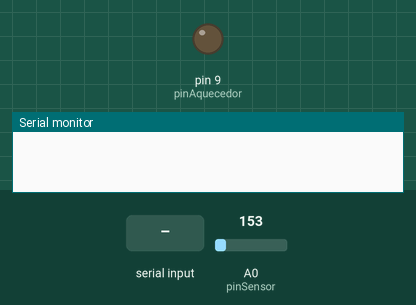
Recording of a sketch running on a simulated Arduino Uno, built with avr-gcc and run on an emulated ATmega328P. On the bench: output pins drawn as LEDs (lit = HIGH), the last lines printed to the serial monitor. Inputs (shaded band) come from the test bench; at power-on: A0 (pinSensor) = 153.

Above: at 1.2 s.
1.3 s: "90,45\n" received over Serial
At 2.8 s:
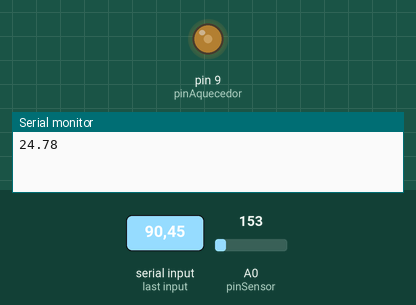
4.3 s: "30,150\n" received over Serial
At 5.9 s:
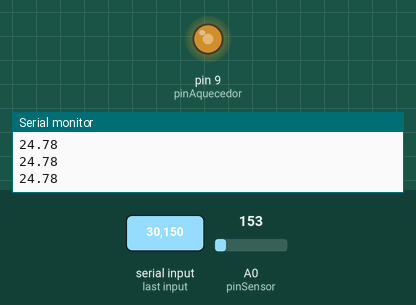
6.8 s: "200\n" received over Serial
At 8.2 s:
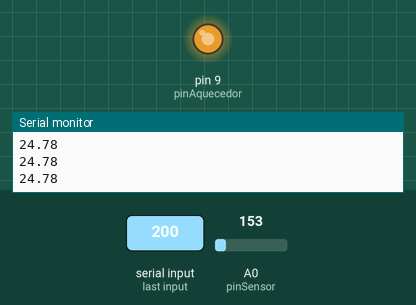
9.8 s: "90\n" received over Serial
At 10.5 s:
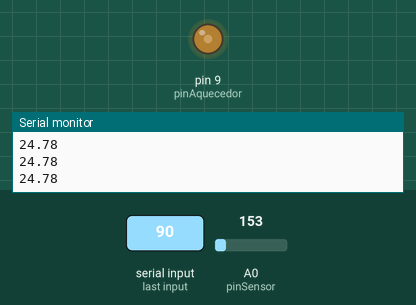
Timing chart, 0 to 13.3 s (numbered marks = the images above; inputs shaded):
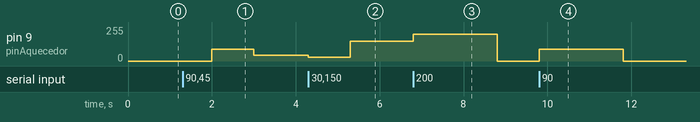

Measured:
- after the input at 1.3 s, pin 9 (pinAquecedor): 0/255 → 90/255 after 0.70 s, → 45/255 1.0 s later
- after the input at 4.3 s, pin 9 (pinAquecedor): 45/255 → 30/255 at once, → 150/255 1.0 s later
- after the input at 6.8 s, pin 9 (pinAquecedor): 150/255 → 200/255 at once, → 0/255 2.0 s later
- after the input at 9.8 s, pin 9 (pinAquecedor): 0/255 → 90/255 at once, → 0/255 2.0 s later

The sketch:

LCT_MalhaAberta_TensDesej_ARD.ino
```cpp
int pinAquecedor = 9;  // Pino onde o aquecedor está conectado (pino PWM)
int pinSensor = A0;    // Pino onde o sensor TMP36GZ está conectado (pino analógico)
int PWMInjetado = 0;
float temperatura = 0.0;

void setup() {
  Serial.begin(9600);
  pinMode(pinAquecedor, OUTPUT);  // Configura o pino do aquecedor como saída
}

void loop() {
  // Verifica se há dados disponíveis na serial
  if (Serial.available() > 0) {
    // Lê o valor de PWM enviado pelo Python
    PWMInjetado = Serial.parseInt();

    // Define o PWM no pino do aquecedor
    analogWrite(pinAquecedor, PWMInjetado);

    // Leitura da temperatura do sensor TMP36GZ
    int leituraAnalogica = analogRead(pinSensor);
    // Converte a leitura para temperatura em Celsius
    // Fórmula para TMP36GZ: Temp (°C) = (leitura * (5.0 / 1023.0) - 0.5) * 100
    temperatura = (leituraAnalogica * (5.0 / 1023.0) - 0.5) * 100.0;

    // Envia a temperatura de volta para o Python
    Serial.println(temperatura);
  }

  delay(1000);  // Atualização a cada 1 segundo
}
```
